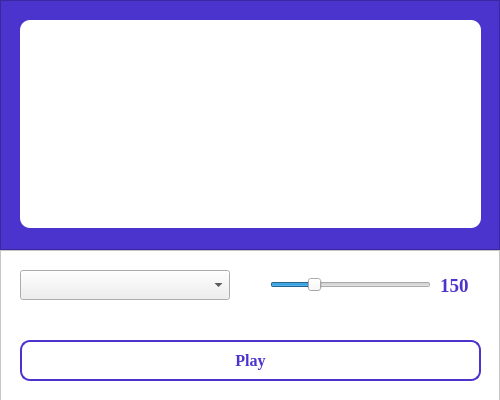
<?xml version="1.0" encoding="UTF-8"?>
<ui version="4.0">
 <class>MainWindow</class>
 <widget class="QMainWindow" name="MainWindow">
  <property name="geometry">
   <rect>
    <x>0</x>
    <y>0</y>
    <width>500</width>
    <height>400</height>
   </rect>
  </property>
  <property name="windowTitle">
   <string>MainWindow</string>
  </property>
  <widget class="QWidget" name="centralwidget">
   <widget class="QFrame" name="frame">
    <property name="geometry">
     <rect>
      <x>0</x>
      <y>0</y>
      <width>500</width>
      <height>401</height>
     </rect>
    </property>
    <property name="styleSheet">
     <string notr="true">QFrame{
	background-color: #ffffff;
}</string>
    </property>
    <property name="frameShape">
     <enum>QFrame::StyledPanel</enum>
    </property>
    <property name="frameShadow">
     <enum>QFrame::Raised</enum>
    </property>
    <widget class="QFrame" name="frame_2">
     <property name="geometry">
      <rect>
       <x>0</x>
       <y>0</y>
       <width>500</width>
       <height>250</height>
      </rect>
     </property>
     <property name="styleSheet">
      <string notr="true">QFrame{
	background-color: #4a34cd;
}</string>
     </property>
     <property name="frameShape">
      <enum>QFrame::StyledPanel</enum>
     </property>
     <property name="frameShadow">
      <enum>QFrame::Raised</enum>
     </property>
     <widget class="QPlainTextEdit" name="text">
      <property name="geometry">
       <rect>
        <x>20</x>
        <y>20</y>
        <width>461</width>
        <height>208</height>
       </rect>
      </property>
      <property name="styleSheet">
       <string notr="true">QPlainTextEdit{
	background-color: #ffffff;
	border-radius: 10px;
	color: black;
	padding: 10px;
}</string>
      </property>
      <property name="plainText">
       <string/>
      </property>
      <property name="placeholderText">
       <string>place your text here...</string>
      </property>
     </widget>
    </widget>
    <widget class="QFrame" name="frame_3">
     <property name="geometry">
      <rect>
       <x>0</x>
       <y>250</y>
       <width>500</width>
       <height>151</height>
      </rect>
     </property>
     <property name="styleSheet">
      <string notr="true">QFrame{
	background-color: #ffffff;
}</string>
     </property>
     <property name="frameShape">
      <enum>QFrame::StyledPanel</enum>
     </property>
     <property name="frameShadow">
      <enum>QFrame::Raised</enum>
     </property>
     <widget class="QComboBox" name="voices_combo_box">
      <property name="geometry">
       <rect>
        <x>20</x>
        <y>20</y>
        <width>210</width>
        <height>30</height>
       </rect>
      </property>
      <property name="currentText">
       <string/>
      </property>
      <property name="sizeAdjustPolicy">
       <enum>QComboBox::AdjustToContentsOnFirstShow</enum>
      </property>
     </widget>
     <widget class="QSlider" name="speed_slider">
      <property name="geometry">
       <rect>
        <x>270</x>
        <y>20</y>
        <width>161</width>
        <height>30</height>
       </rect>
      </property>
      <property name="minimum">
       <number>100</number>
      </property>
      <property name="maximum">
       <number>300</number>
      </property>
      <property name="value">
       <number>150</number>
      </property>
      <property name="orientation">
       <enum>Qt::Horizontal</enum>
      </property>
     </widget>
     <widget class="QPushButton" name="play_button">
      <property name="geometry">
       <rect>
        <x>20</x>
        <y>90</y>
        <width>461</width>
        <height>41</height>
       </rect>
      </property>
      <property name="font">
       <font>
        <family>Times New Roman</family>
        <pointsize>12</pointsize>
        <weight>75</weight>
        <bold>true</bold>
       </font>
      </property>
      <property name="cursor">
       <cursorShape>PointingHandCursor</cursorShape>
      </property>
      <property name="styleSheet">
       <string notr="true">QPushButton{
	background-color: transparent;
	border: 2px solid #4a34cd;
	border-radius: 10px;
	color: #4a34cd;
}

QPushButton:hover{
	background-color: #4a34cd;
	color: #ffffff;
}</string>
      </property>
      <property name="text">
       <string>Play</string>
      </property>
     </widget>
     <widget class="QLabel" name="speed_number">
      <property name="geometry">
       <rect>
        <x>440</x>
        <y>20</y>
        <width>31</width>
        <height>31</height>
       </rect>
      </property>
      <property name="font">
       <font>
        <family>Times New Roman</family>
        <pointsize>14</pointsize>
        <weight>75</weight>
        <bold>true</bold>
       </font>
      </property>
      <property name="styleSheet">
       <string notr="true">QLabel{
	color: #4a34cd;
}</string>
      </property>
      <property name="text">
       <string>150</string>
      </property>
     </widget>
    </widget>
   </widget>
  </widget>
 </widget>
 <resources/>
 <connections/>
</ui>
